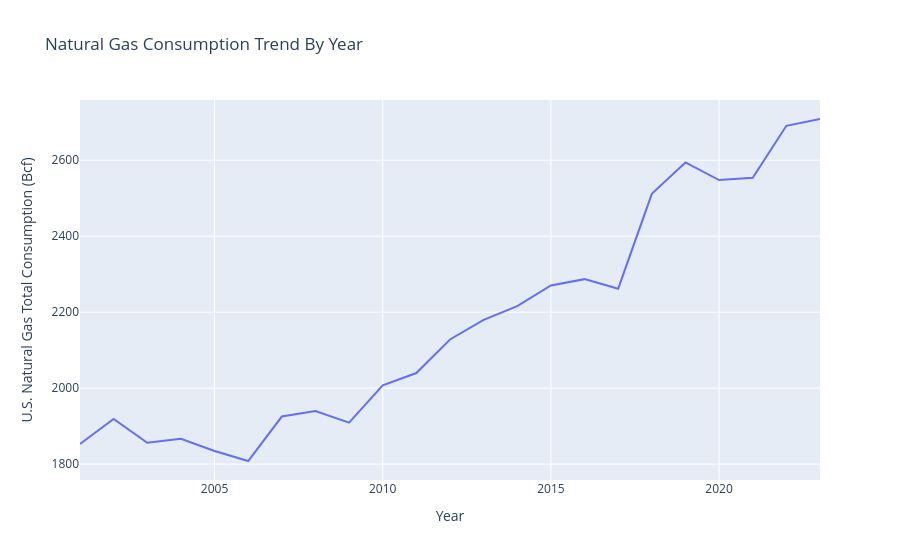

Notebook code for this chart:
### Markdown cell above
Yearly Trend Analysis

### Code cell
fig_yearly = px.line(
    df.groupby(['Year'])['U.S. Natural Gas Total Consumption (Bcf)'].mean().reset_index(),
    x="Year",
    y="U.S. Natural Gas Total Consumption (Bcf)",
    title="Natural Gas Consumption Trend By Year"
)
fig_yearly.show()

### Figure 1 — Plotly figure (JSON) as saved in the notebook; plotly's stock layout.template omitted (floating-point values rounded to 4 significant figures)
{"data": [{"hovertemplate": "Year=%{x}<br>U.S. Natural Gas Total Consumption (Bcf)=%{y}<extra></extra>", "legendgroup": "", "line": {"color": "#636efa", "dash": "solid"}, "marker": {"symbol": "circle"}, "mode": "lines", "name": "", "orientation": "v", "showlegend": false, "type": "scatter", "x": [2001, 2002, 2003, 2004, 2005, 2006, 2007, 2008, 2009, 2010, 2011, 2012, 2013, 2014, 2015, 2016, 2017, 2018, 2019, 2020, 2021, 2022, 2023], "xaxis": "x", "y": [1853.0, 1919.0, 1856.0, 1867.0, 1835.0, 1808.0, 1925.0, 1940.0, 1909.0, 2007.0, 2040.0, 2128.0, 2180.0, 2216.0, 2270.0, 2287.0, 2262.0, 2512.0, 2594.0, 2548.0, 2554.0, 2691.0, 2709.0], "yaxis": "y"}], "layout": {"legend": {"tracegroupgap": 0}, "title": {"text": "Natural Gas Consumption Trend By Year"}, "xaxis": {"anchor": "y", "domain": [0, 1], "title": {"text": "Year"}}, "yaxis": {"anchor": "x", "domain": [0, 1], "title": {"text": "U.S. Natural Gas Total Consumption (Bcf)"}}}}
